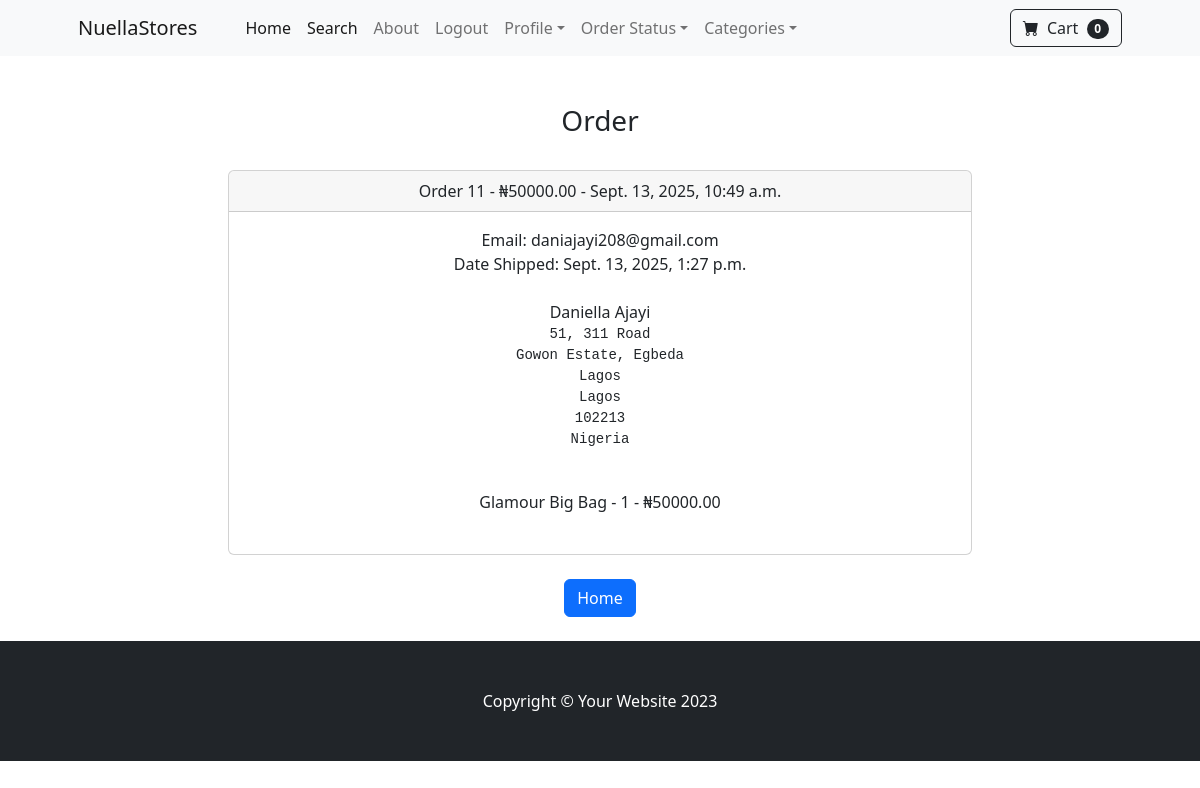
The page /payment/orders/11 (signed in) on the database its author committed.
### payment/models.py (models this page shows, shortened)
class Order(models.Model):
    user = models.ForeignKey(User, on_delete = models.CASCADE, null = True, blank = True)
    email = models.EmailField(max_length = 200)
    full_name = models.CharField(max_length = 200, null = False)
    shipping_address = models.TextField(max_length = 1000)
    amount_paid = models.DecimalField(max_digits = 7, decimal_places = 2)
    date_ordered = models.DateTimeField(auto_now_add = True)
    shipped = models.BooleanField(default = False)
    date_shipped = models.DateTimeField(blank = True, null = True)

class OrderItem(models.Model):
    order = models.ForeignKey(Order, on_delete = models.CASCADE, null = True)
    product = models.ForeignKey(Product, on_delete = models.CASCADE, null = True)
    user = models.ForeignKey(User, on_delete = models.CASCADE, null = True, blank = True)
    quantity = models.PositiveBigIntegerField(default = 1)
    price = models.DecimalField(max_digits = 7, decimal_places = 2)

### Store/models.py (models this page shows)
class Product(models.Model):
    name = models.CharField(max_length=50)
    price = models.DecimalField(max_digits=7, default=0,decimal_places=2)
    category = models.ForeignKey(Category, on_delete=models.CASCADE, default=1)
    description = models.CharField(max_length=200, default='', blank=True, null=True)
    image = models.ImageField(upload_to = 'uploads/product/')
    def __str__(self):
        return self.name

### payment/views.py (the view)
# urls.py: path('orders/<int:pk>', views.orders, name= "orders"),
def orders(request, pk):
    if request.user.is_authenticated and request.user.is_superuser:
        order = Order.objects.get(id = pk)
        items = OrderItem.objects.filter(order_id = pk)
        return render(request, "payment/orders.html", {"order": order, "items": items})

### Cart/cart.py (called while the page is built)
    def __len__(self):
        return len(self.cart)

### Cart/context_processors.py (called while the page is built)
def cart(request):
    return{"cart": Cart(request)}

### payment/templates/payment/orders.html (shortened to what this page needs)
{% extends 'base.html' %}
{% block content %}
<div class = "container">
    <div class = "row">
        <center>
            <div class="col-8">
<h3>Order</h3>
<br/>
<div class="card">
  <div class="card-header">
    Order {{ order.id }} - ₦{{ order.amount_paid }} - {{ order.date_ordered }}
  </div>
  <div class="card-body">
    Email: {{ order.email }}<br/>
    {% if order.date_shipped %}
        Date Shipped: {{ order.date_shipped}}<br/>
    {% else %}
        Date Ordered: {{ order.date_ordered}}
    {% endif %}
    <br/>
    {{ order.full_name}}
    <pre>{{ order.shipping_address}}</pre>
    <br/>
    {% for item in items %}
        {{ item.product }} - {{ item.quantity }} - ₦{{ item.price }}
    {% endfor %}
    <br/><br/>
  </div>
</div>
<br/>
    <a href="{% url 'home' %}" class="btn btn-primary">Home</a>
            </div>
        </center>
    </div>
</div>
{% endblock %}

### rows shown on the page
Order: id "11", amount_paid "50000.00", date_ordered "Sept. 13, 2025, 10:49 a.m.", email "daniajayi208@gmail.com", date_shipped "Sept. 13, 2025, 1:27 p.m.", full_name "Daniella Ajayi", shipping_address "51, 311 Road Gowon Estate, Egbeda Lagos Lagos 102213 Nigeria"
OrderItem: product "Glamour Big Bag", quantity "1", price "50000.00"

### other values the page prints
{{ cart|length }} "0"
